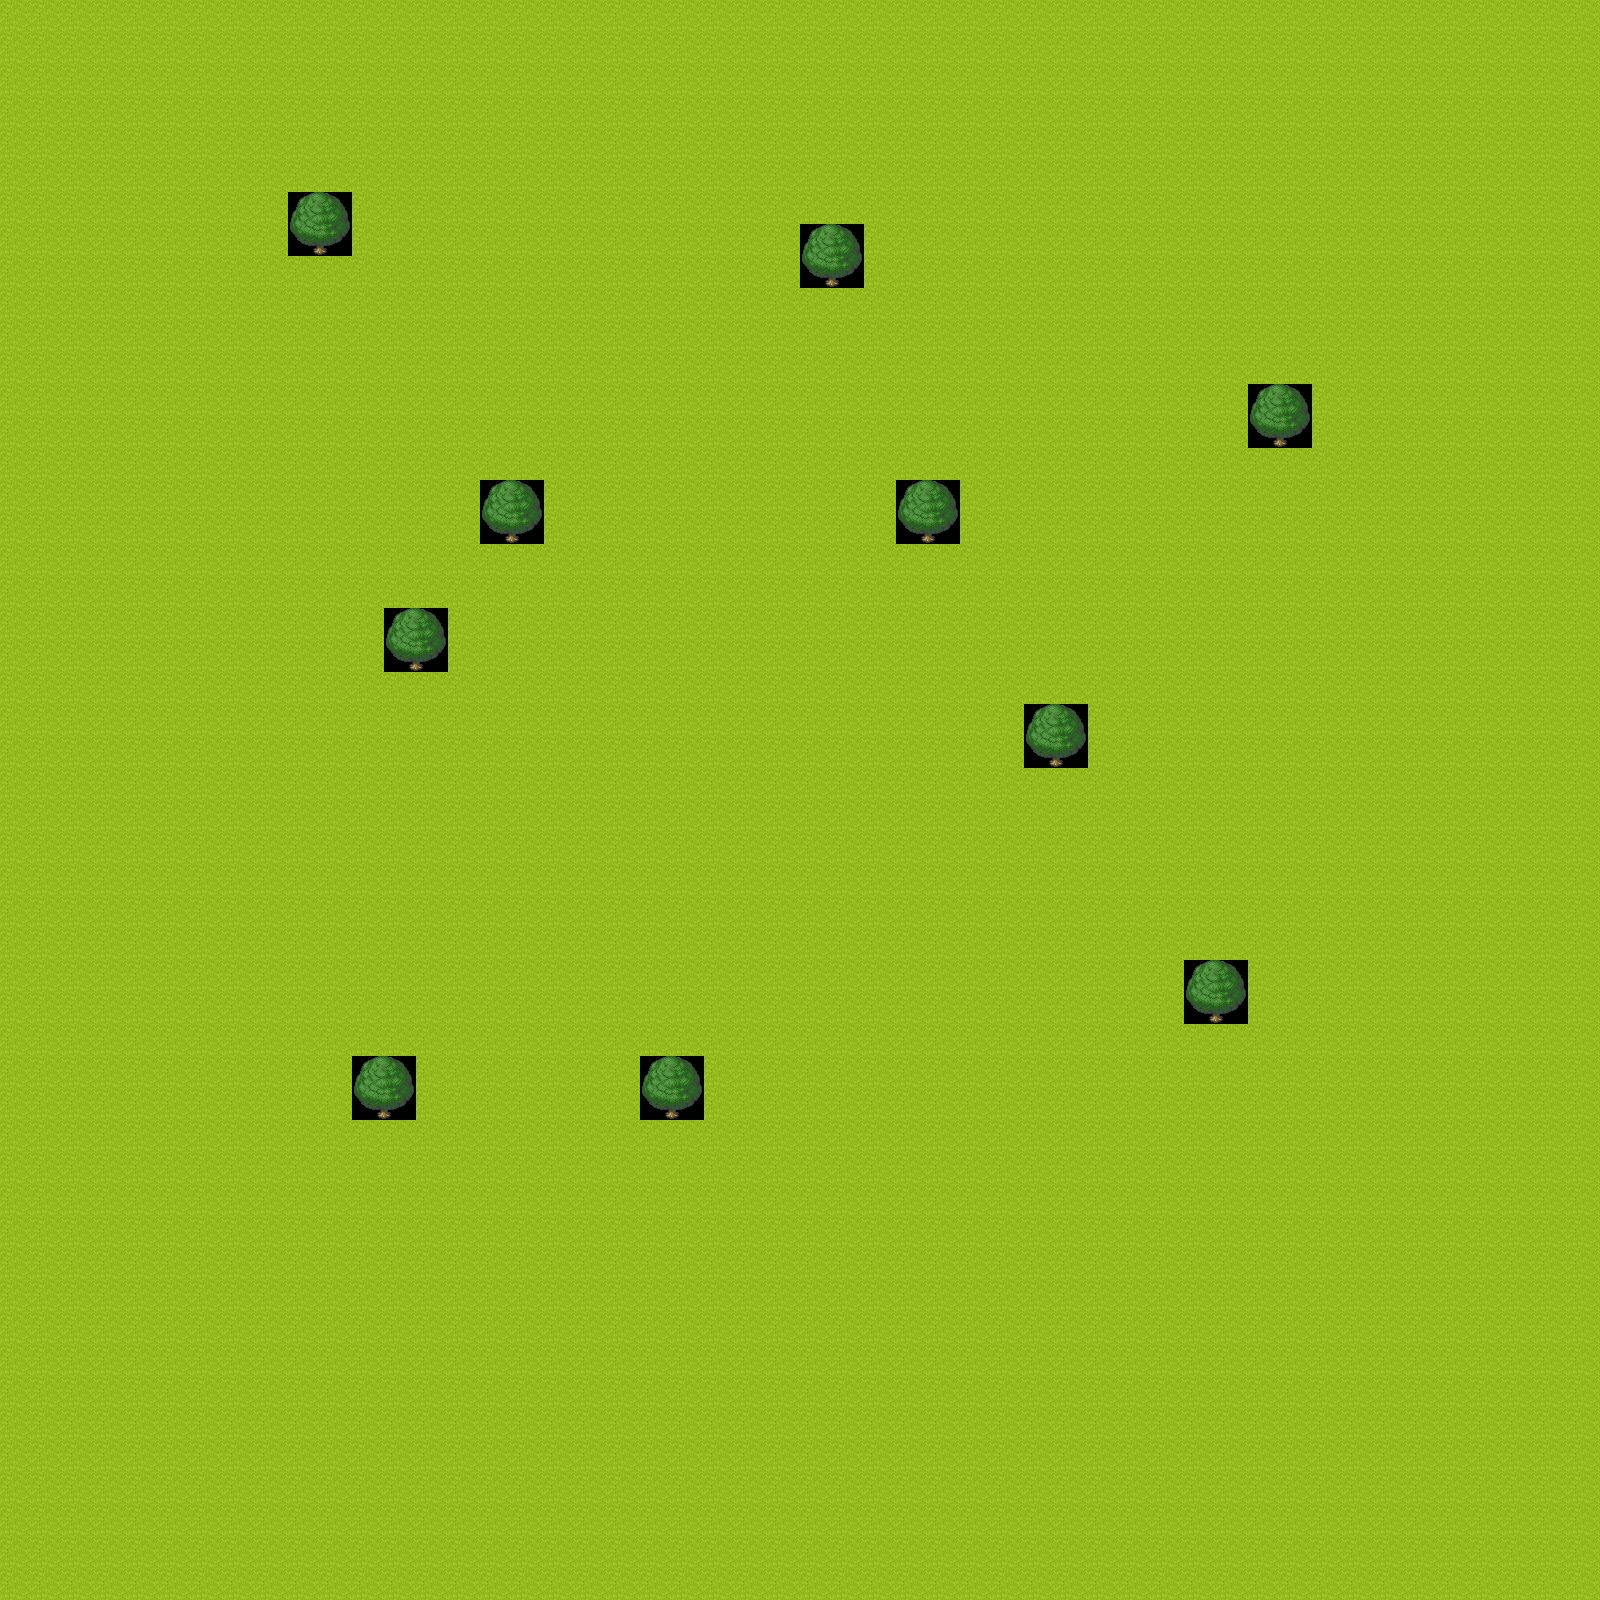

Tiled map render using the project's own tile images. Description and the whole map definition, tile-layer contents included, below:
An orthogonal 50x50 tile map with 32x32 px tiles, 1 tile layer (Слой тайлов 1).

<map version="1.5" tiledversion="1.5.0" orientation="orthogonal" renderorder="right-down" width="50" height="50" tilewidth="32" tileheight="32" infinite="0" nextlayerid="2" nextobjectid="1">
 <tileset firstgid="1" source="[Base]BaseChip_pipo.tsx" />
 <layer id="1" name="Слой тайлов 1" width="50" height="50">
  <data encoding="csv">
1,1,1,1,1,1,1,1,1,1,1,1,1,1,1,1,1,1,1,1,1,1,1,1,1,1,1,1,1,1,1,1,1,1,1,1,1,1,1,1,1,1,1,1,1,1,1,1,1,1,
1,1,1,1,1,1,1,1,1,1,1,1,1,1,1,1,1,1,1,1,1,1,1,1,1,1,1,1,1,1,1,1,1,1,1,1,1,1,1,1,1,1,1,1,1,1,1,1,1,1,
1,1,1,1,1,1,1,1,1,1,1,1,1,1,1,1,1,1,1,1,1,1,1,1,1,1,1,1,1,1,1,1,1,1,1,1,1,1,1,1,1,1,1,1,1,1,1,1,1,1,
1,1,1,1,1,1,1,1,1,1,1,1,1,1,1,1,1,1,1,1,1,1,1,1,1,1,1,1,1,1,1,1,1,1,1,1,1,1,1,1,1,1,1,1,1,1,1,1,1,1,
1,1,1,1,1,1,1,1,1,1,1,1,1,1,1,1,1,1,1,1,1,1,1,1,1,1,1,1,1,1,1,1,1,1,1,1,1,1,1,1,1,1,1,1,1,1,1,1,1,1,
1,1,1,1,1,1,1,1,1,1,1,1,1,1,1,1,1,1,1,1,1,1,1,1,1,1,1,1,1,1,1,1,1,1,1,1,1,1,1,1,1,1,1,1,1,1,1,1,1,1,
1,1,1,1,1,1,1,1,1,11,12,1,1,1,1,1,1,1,1,1,1,1,1,1,1,1,1,1,1,1,1,1,1,1,1,1,1,1,1,1,1,1,1,1,1,1,1,1,1,1,
1,1,1,1,1,1,1,1,1,19,20,1,1,1,1,1,1,1,1,1,1,1,1,1,1,11,12,1,1,1,1,1,1,1,1,1,1,1,1,1,1,1,1,1,1,1,1,1,1,1,
1,1,1,1,1,1,1,1,1,1,1,1,1,1,1,1,1,1,1,1,1,1,1,1,1,19,20,1,1,1,1,1,1,1,1,1,1,1,1,1,1,1,1,1,1,1,1,1,1,1,
1,1,1,1,1,1,1,1,1,1,1,1,1,1,1,1,1,1,1,1,1,1,1,1,1,1,1,1,1,1,1,1,1,1,1,1,1,1,1,1,1,1,1,1,1,1,1,1,1,1,
1,1,1,1,1,1,1,1,1,1,1,1,1,1,1,1,1,1,1,1,1,1,1,1,1,1,1,1,1,1,1,1,1,1,1,1,1,1,1,1,1,1,1,1,1,1,1,1,1,1,
1,1,1,1,1,1,1,1,1,1,1,1,1,1,1,1,1,1,1,1,1,1,1,1,1,1,1,1,1,1,1,1,1,1,1,1,1,1,1,1,1,1,1,1,1,1,1,1,1,1,
1,1,1,1,1,1,1,1,1,1,1,1,1,1,1,1,1,1,1,1,1,1,1,1,1,1,1,1,1,1,1,1,1,1,1,1,1,1,1,11,12,1,1,1,1,1,1,1,1,1,
1,1,1,1,1,1,1,1,1,1,1,1,1,1,1,1,1,1,1,1,1,1,1,1,1,1,1,1,1,1,1,1,1,1,1,1,1,1,1,19,20,1,1,1,1,1,1,1,1,1,
1,1,1,1,1,1,1,1,1,1,1,1,1,1,1,1,1,1,1,1,1,1,1,1,1,1,1,1,1,1,1,1,1,1,1,1,1,1,1,1,1,1,1,1,1,1,1,1,1,1,
1,1,1,1,1,1,1,1,1,1,1,1,1,1,1,11,12,1,1,1,1,1,1,1,1,1,1,1,11,12,1,1,1,1,1,1,1,1,1,1,1,1,1,1,1,1,1,1,1,1,
1,1,1,1,1,1,1,1,1,1,1,1,1,1,1,19,20,1,1,1,1,1,1,1,1,1,1,1,19,20,1,1,1,1,1,1,1,1,1,1,1,1,1,1,1,1,1,1,1,1,
1,1,1,1,1,1,1,1,1,1,1,1,1,1,1,1,1,1,1,1,1,1,1,1,1,1,1,1,1,1,1,1,1,1,1,1,1,1,1,1,1,1,1,1,1,1,1,1,1,1,
1,1,1,1,1,1,1,1,1,1,1,1,1,1,1,1,1,1,1,1,1,1,1,1,1,1,1,1,1,1,1,1,1,1,1,1,1,1,1,1,1,1,1,1,1,1,1,1,1,1,
1,1,1,1,1,1,1,1,1,1,1,1,11,12,1,1,1,1,1,1,1,1,1,1,1,1,1,1,1,1,1,1,1,1,1,1,1,1,1,1,1,1,1,1,1,1,1,1,1,1,
1,1,1,1,1,1,1,1,1,1,1,1,19,20,1,1,1,1,1,1,1,1,1,1,1,1,1,1,1,1,1,1,1,1,1,1,1,1,1,1,1,1,1,1,1,1,1,1,1,1,
1,1,1,1,1,1,1,1,1,1,1,1,1,1,1,1,1,1,1,1,1,1,1,1,1,1,1,1,1,1,1,1,1,1,1,1,1,1,1,1,1,1,1,1,1,1,1,1,1,1,
1,1,1,1,1,1,1,1,1,1,1,1,1,1,1,1,1,1,1,1,1,1,1,1,1,1,1,1,1,1,1,1,11,12,1,1,1,1,1,1,1,1,1,1,1,1,1,1,1,1,
1,1,1,1,1,1,1,1,1,1,1,1,1,1,1,1,1,1,1,1,1,1,1,1,1,1,1,1,1,1,1,1,19,20,1,1,1,1,1,1,1,1,1,1,1,1,1,1,1,1,
1,1,1,1,1,1,1,1,1,1,1,1,1,1,1,1,1,1,1,1,1,1,1,1,1,1,1,1,1,1,1,1,1,1,1,1,1,1,1,1,1,1,1,1,1,1,1,1,1,1,
1,1,1,1,1,1,1,1,1,1,1,1,1,1,1,1,1,1,1,1,1,1,1,1,1,1,1,1,1,1,1,1,1,1,1,1,1,1,1,1,1,1,1,1,1,1,1,1,1,1,
1,1,1,1,1,1,1,1,1,1,1,1,1,1,1,1,1,1,1,1,1,1,1,1,1,1,1,1,1,1,1,1,1,1,1,1,1,1,1,1,1,1,1,1,1,1,1,1,1,1,
1,1,1,1,1,1,1,1,1,1,1,1,1,1,1,1,1,1,1,1,1,1,1,1,1,1,1,1,1,1,1,1,1,1,1,1,1,1,1,1,1,1,1,1,1,1,1,1,1,1,
1,1,1,1,1,1,1,1,1,1,1,1,1,1,1,1,1,1,1,1,1,1,1,1,1,1,1,1,1,1,1,1,1,1,1,1,1,1,1,1,1,1,1,1,1,1,1,1,1,1,
1,1,1,1,1,1,1,1,1,1,1,1,1,1,1,1,1,1,1,1,1,1,1,1,1,1,1,1,1,1,1,1,1,1,1,1,1,1,1,1,1,1,1,1,1,1,1,1,1,1,
1,1,1,1,1,1,1,1,1,1,1,1,1,1,1,1,1,1,1,1,1,1,1,1,1,1,1,1,1,1,1,1,1,1,1,1,1,11,12,1,1,1,1,1,1,1,1,1,1,1,
1,1,1,1,1,1,1,1,1,1,1,1,1,1,1,1,1,1,1,1,1,1,1,1,1,1,1,1,1,1,1,1,1,1,1,1,1,19,20,1,1,1,1,1,1,1,1,1,1,1,
1,1,1,1,1,1,1,1,1,1,1,1,1,1,1,1,1,1,1,1,1,1,1,1,1,1,1,1,1,1,1,1,1,1,1,1,1,1,1,1,1,1,1,1,1,1,1,1,1,1,
1,1,1,1,1,1,1,1,1,1,1,11,12,1,1,1,1,1,1,1,11,12,1,1,1,1,1,1,1,1,1,1,1,1,1,1,1,1,1,1,1,1,1,1,1,1,1,1,1,1,
1,1,1,1,1,1,1,1,1,1,1,19,20,1,1,1,1,1,1,1,19,20,1,1,1,1,1,1,1,1,1,1,1,1,1,1,1,1,1,1,1,1,1,1,1,1,1,1,1,1,
1,1,1,1,1,1,1,1,1,1,1,1,1,1,1,1,1,1,1,1,1,1,1,1,1,1,1,1,1,1,1,1,1,1,1,1,1,1,1,1,1,1,1,1,1,1,1,1,1,1,
1,1,1,1,1,1,1,1,1,1,1,1,1,1,1,1,1,1,1,1,1,1,1,1,1,1,1,1,1,1,1,1,1,1,1,1,1,1,1,1,1,1,1,1,1,1,1,1,1,1,
1,1,1,1,1,1,1,1,1,1,1,1,1,1,1,1,1,1,1,1,1,1,1,1,1,1,1,1,1,1,1,1,1,1,1,1,1,1,1,1,1,1,1,1,1,1,1,1,1,1,
1,1,1,1,1,1,1,1,1,1,1,1,1,1,1,1,1,1,1,1,1,1,1,1,1,1,1,1,1,1,1,1,1,1,1,1,1,1,1,1,1,1,1,1,1,1,1,1,1,1,
1,1,1,1,1,1,1,1,1,1,1,1,1,1,1,1,1,1,1,1,1,1,1,1,1,1,1,1,1,1,1,1,1,1,1,1,1,1,1,1,1,1,1,1,1,1,1,1,1,1,
1,1,1,1,1,1,1,1,1,1,1,1,1,1,1,1,1,1,1,1,1,1,1,1,1,1,1,1,1,1,1,1,1,1,1,1,1,1,1,1,1,1,1,1,1,1,1,1,1,1,
1,1,1,1,1,1,1,1,1,1,1,1,1,1,1,1,1,1,1,1,1,1,1,1,1,1,1,1,1,1,1,1,1,1,1,1,1,1,1,1,1,1,1,1,1,1,1,1,1,1,
1,1,1,1,1,1,1,1,1,1,1,1,1,1,1,1,1,1,1,1,1,1,1,1,1,1,1,1,1,1,1,1,1,1,1,1,1,1,1,1,1,1,1,1,1,1,1,1,1,1,
1,1,1,1,1,1,1,1,1,1,1,1,1,1,1,1,1,1,1,1,1,1,1,1,1,1,1,1,1,1,1,1,1,1,1,1,1,1,1,1,1,1,1,1,1,1,1,1,1,1,
1,1,1,1,1,1,1,1,1,1,1,1,1,1,1,1,1,1,1,1,1,1,1,1,1,1,1,1,1,1,1,1,1,1,1,1,1,1,1,1,1,1,1,1,1,1,1,1,1,1,
1,1,1,1,1,1,1,1,1,1,1,1,1,1,1,1,1,1,1,1,1,1,1,1,1,1,1,1,1,1,1,1,1,1,1,1,1,1,1,1,1,1,1,1,1,1,1,1,1,1,
1,1,1,1,1,1,1,1,1,1,1,1,1,1,1,1,1,1,1,1,1,1,1,1,1,1,1,1,1,1,1,1,1,1,1,1,1,1,1,1,1,1,1,1,1,1,1,1,1,1,
1,1,1,1,1,1,1,1,1,1,1,1,1,1,1,1,1,1,1,1,1,1,1,1,1,1,1,1,1,1,1,1,1,1,1,1,1,1,1,1,1,1,1,1,1,1,1,1,1,1,
1,1,1,1,1,1,1,1,1,1,1,1,1,1,1,1,1,1,1,1,1,1,1,1,1,1,1,1,1,1,1,1,1,1,1,1,1,1,1,1,1,1,1,1,1,1,1,1,1,1,
1,1,1,1,1,1,1,1,1,1,1,1,1,1,1,1,1,1,1,1,1,1,1,1,1,1,1,1,1,1,1,1,1,1,1,1,1,1,1,1,1,1,1,1,1,1,1,1,1,1
</data>
 </layer>
</map>
